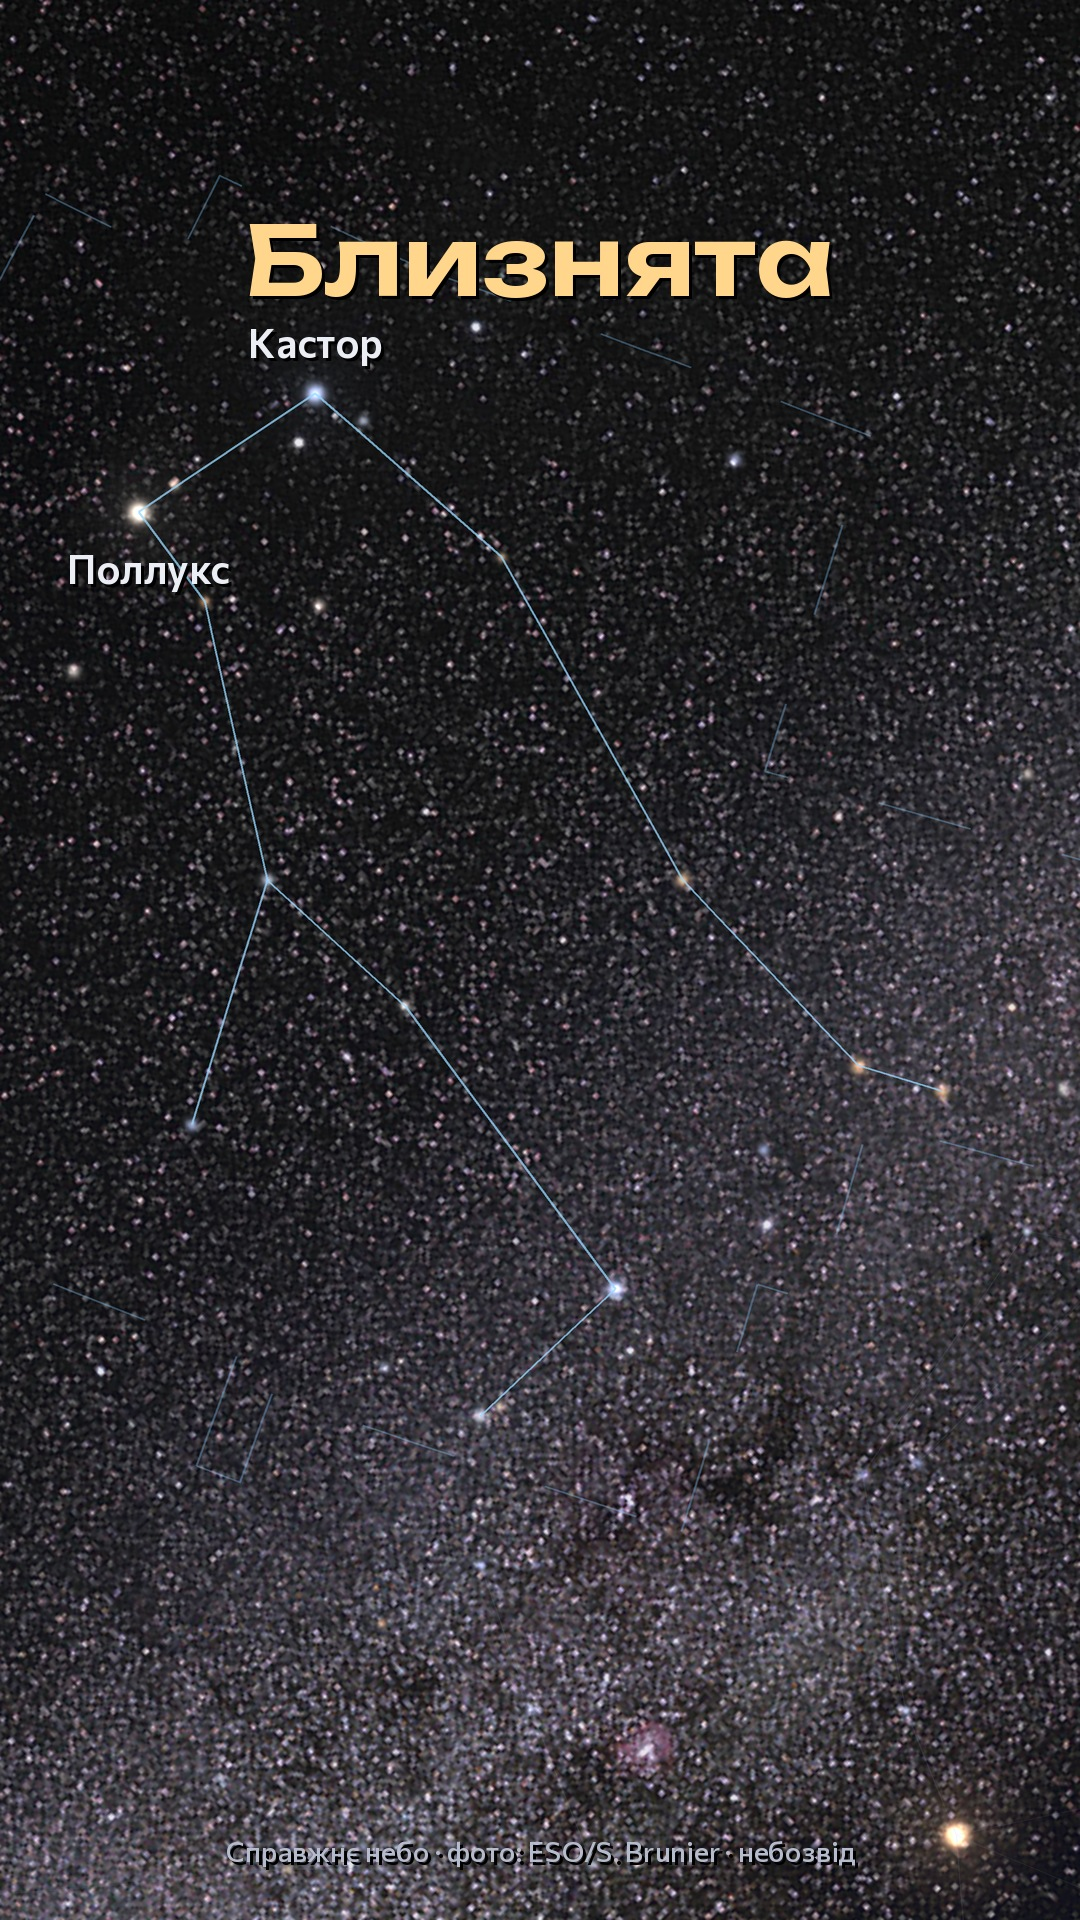

Generate this figure with Python:
import sys, os, math, numpy as np
sys.path.insert(0, '/home/user/Cloud/videos/tools')
from sky import Sky, vec
from PIL import ImageDraw, ImageFont
W, H = 1080, 1920
S = Sky(W, H, 2)
c = vec(103.5, 22.5)                     # the middle of Gemini
scale = H / math.radians(41)
v = {'centre': c, 'scale': scale, 'roll': -20.0, 'photo': 0.9, 'lines': 0.25, 'zlines': 0.9, 'hi': {'Gem': 1.0},
     'borders': {'Gem': 0.5}, 'ecliptic': 0, 'labels': 0, 'stars': 1.3}
img = S.render(v)
img.save('/home/user/Cloud/videos/stills/gemini_clean.jpg', quality=93)
P = S.proj(c, scale, -20.0)
def xy(ra, dec):
    x, y, ok = P(vec(ra, dec)); return float(x[0]) / 2, float(y[0]) / 2
def font(n, s, w=600):
    f = ImageFont.truetype(os.path.join('/home/user/Cloud/videos/tools/fonts', n), s)
    try: f.set_variation_by_axes([w])
    except Exception: pass
    return f
d = ImageDraw.Draw(img)
def txt(p, s, f, col):
    d.text((p[0] + 3, p[1] + 3), s, font=f, fill=(0, 0, 0), anchor='mm'); d.text(p, s, font=f, fill=col, anchor='mm')
txt((W / 2, 260), 'Близнята', font('Unbounded.ttf', 96), (255, 214, 140))
fs = font('Commissioner.ttf', 40)
x, y = xy(113.65, 31.89); txt((x, y - 52), 'Кастор', fs, (235, 238, 245))
x, y = xy(116.33, 28.03); txt((x + 10, y + 56), 'Поллукс', fs, (235, 238, 245))
txt((W / 2, H - 70), 'Справжнє небо · фото: ESO/S. Brunier · небозвід', font('Commissioner.ttf', 28, 500), (180, 188, 205))
img.save('/home/user/Cloud/videos/stills/gemini.jpg', quality=93)
print('ok')
